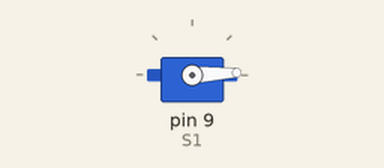
This sketch was run on a simulated Arduino Uno, built with avr-gcc and run on an emulated ATmega328P. On the bench: servo.

Above: at 0.05 s.
At 1.3 s:
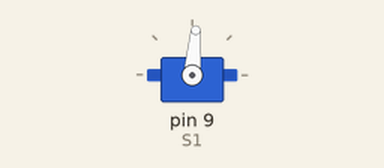
At 2.6 s:
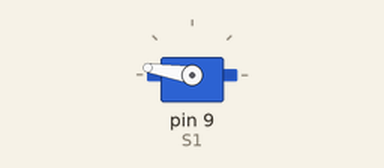
At 5.2 s:
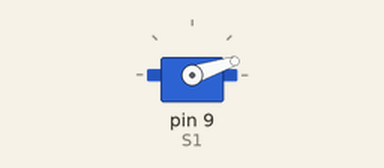
Timing chart, 0 to 7.1 s (numbered marks = the images above):
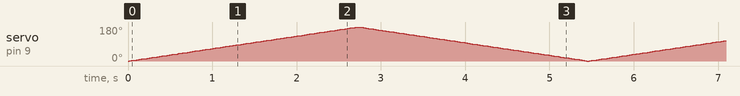

The sketch:

Code.ino
```cpp
#include <Servo.h>
Servo S1;

void setup()
{
  S1.attach(9);
}

void loop()
{
  for(int i=0;i<=180;i+=1)
  {
    S1.write(i);
    delay(15);
  }
  for(int i=180; i>=0; i-=1)
  {
    S1.write(i);
    delay (15);
  }
}
```
